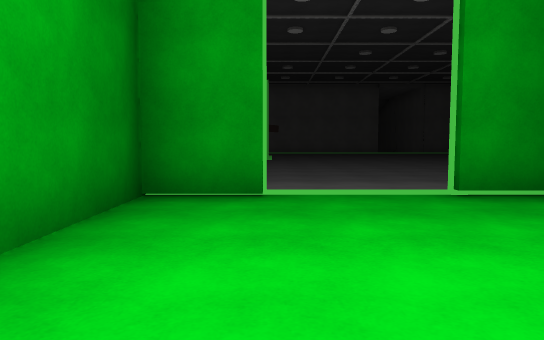
view 1 (above)

19 first-person views from a walk through a 3-D level made in the Unity game engine. The camera is 1.2 m above the floor, tilts 4° down and sees 70° across. Doors are open. The floor is counted in squares, 2 m on a side. Each view is taken from the middle of a square. On the plan, view 1 faces up. The plan holds only what a view shows up to about 11 squares ahead; the rest is blank. The place goes on beyond the plan. The player is left out. Surface patterns are stand-ins for the level's own textures.

view 2
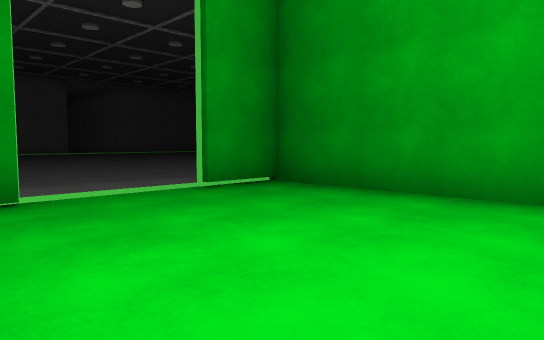

view 3
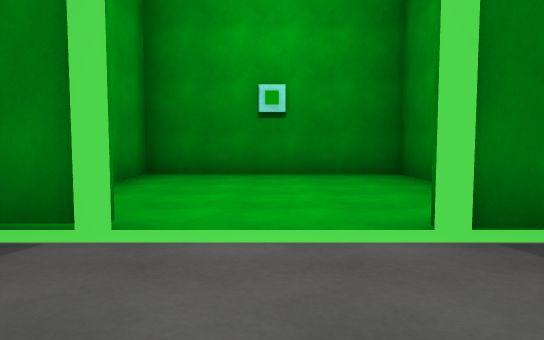

view 4
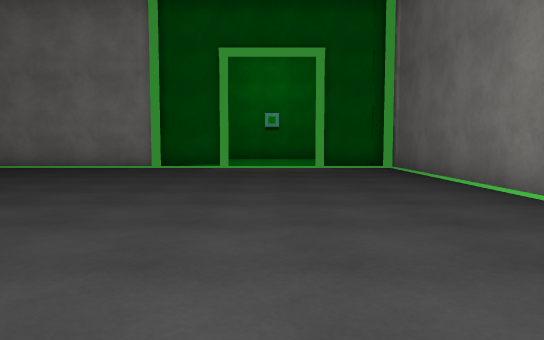

view 5
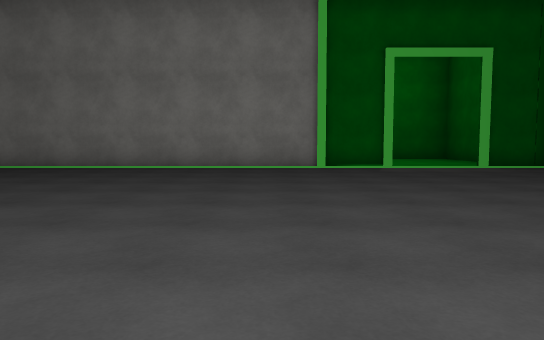

view 6
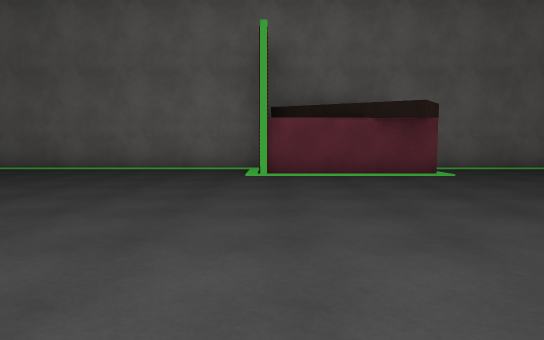

view 7
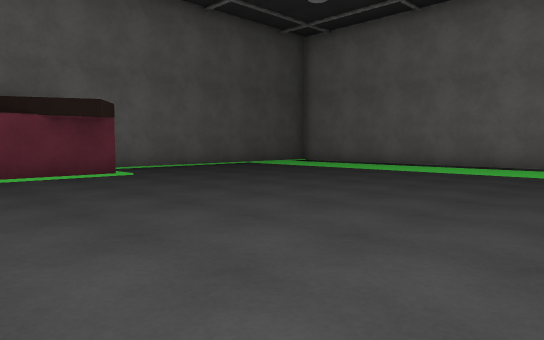

view 8
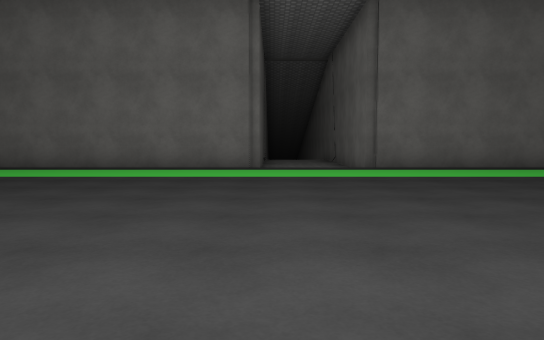

view 9
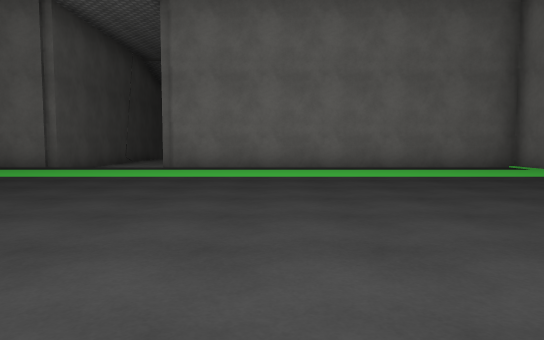

view 10
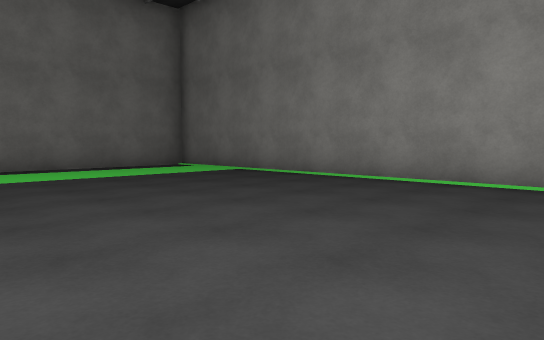

view 11
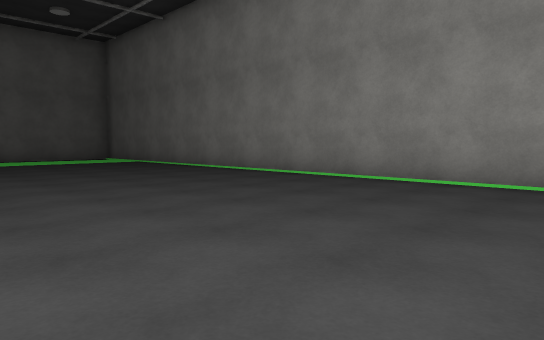

view 12
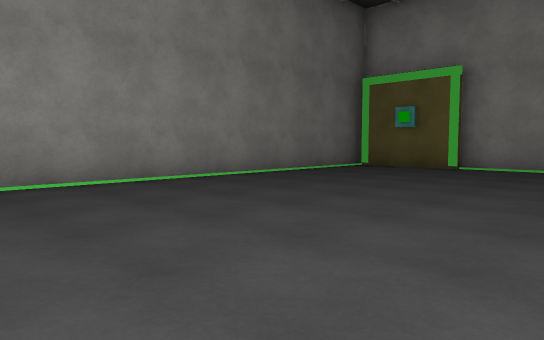

view 13
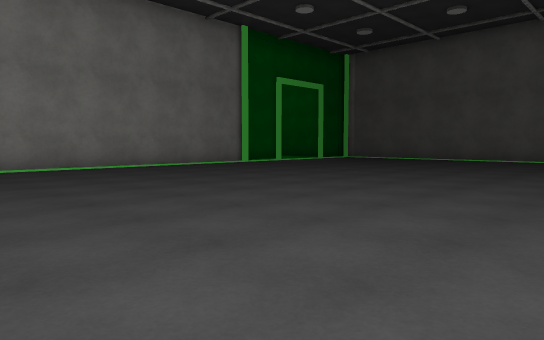

view 14
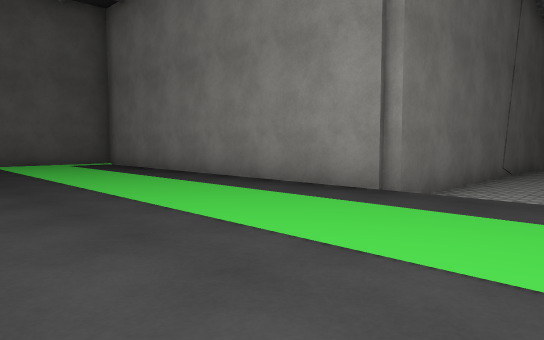

view 15
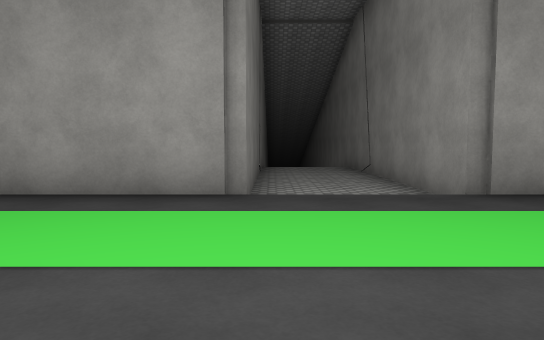

view 16
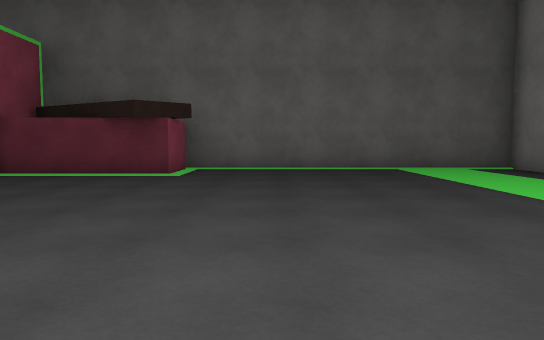

view 17
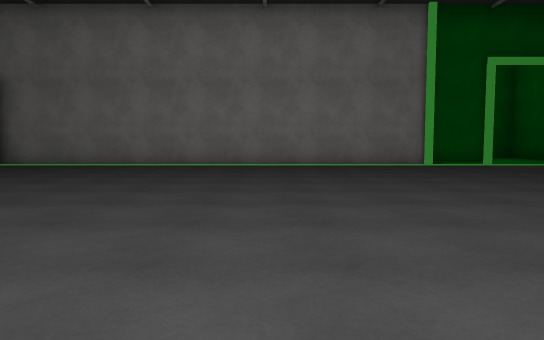

view 18
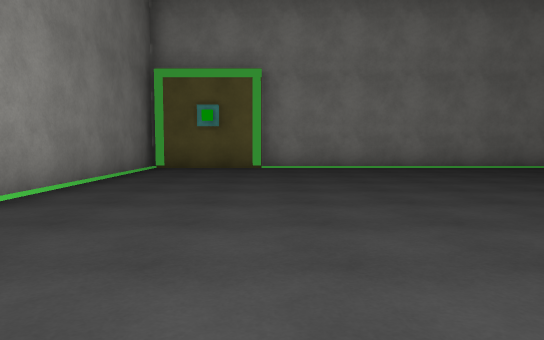

view 19
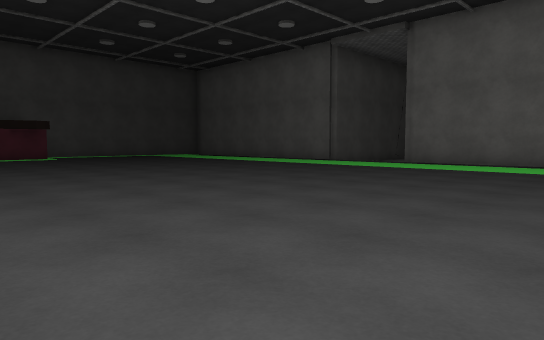

### Floor plan
Key: @ floor where view 1 was taken; # wall or solid block; . main floor; - floor 0.25 m lower than the main floor; D open door.
Columns run from 2 left of view 1 to 18 right of it. Each row starts with its distance up from view 1.
 29         #---#
 28         #---#
 27         #---#
 26         #---#
 25 #########---#########
 24 #...................#
 23 #...................#
 22 #...................#
 21 #...................#
 20 #...................#
 19 #...................#
 18 #...................#
 17 ##..................#
 16  #..................#
 15   ..................#
 14 ##..................#
 13 #...................#
 12 #...................#
 11 #...................#
 10 #...................#
  9 #...................#
  8 #...................#
  7 #...................#
  6 #...................#
  5 #.DDD...............#
  4 ##DDD################
  3 #.....#
  2 #.....#
  1 #.....#
  0 #.@...#
 -1 #######

Positions as (right, up) in squares from view 1, and headings:
1: (0, 0), facing up
2: (-1, 0), facing up-right
3: (1, 7), facing down
4: (1, 14), facing down
5: (5, 14), facing down
6: (7, 14), facing left
7: (7, 14), facing up-left
8: (7, 15), facing up
9: (12, 15), facing up
10: (12, 15), facing up-right
11: (12, 10), facing up-right
12: (12, 14), facing down-right
13: (12, 14), facing down-left
14: (9, 20), facing up-left
15: (7, 20), facing up
16: (7, 19), facing left
17: (8, 15), facing down
18: (15, 14), facing down
19: (15, 13), facing up-left
